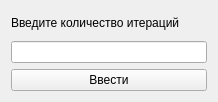
<?xml version="1.0" encoding="UTF-8"?>
<ui version="4.0">
 <class>InputRandomAlgoForm</class>
 <widget class="QWidget" name="InputRandomAlgoForm">
  <property name="enabled">
   <bool>true</bool>
  </property>
  <property name="geometry">
   <rect>
    <x>0</x>
    <y>0</y>
    <width>218</width>
    <height>102</height>
   </rect>
  </property>
  <property name="windowTitle">
   <string>Ввод параметров случайного алгоритма</string>
  </property>
  <layout class="QVBoxLayout" name="verticalLayout">
   <item>
    <widget class="QLabel" name="countIterationLabel">
     <property name="text">
      <string>Введите количество итераций</string>
     </property>
    </widget>
   </item>
   <item>
    <widget class="QLineEdit" name="countIterationLineEdit"/>
   </item>
   <item>
    <widget class="QPushButton" name="setCountIterationPushButton">
     <property name="text">
      <string>Ввести</string>
     </property>
    </widget>
   </item>
  </layout>
 </widget>
 <resources/>
 <connections/>
</ui>
